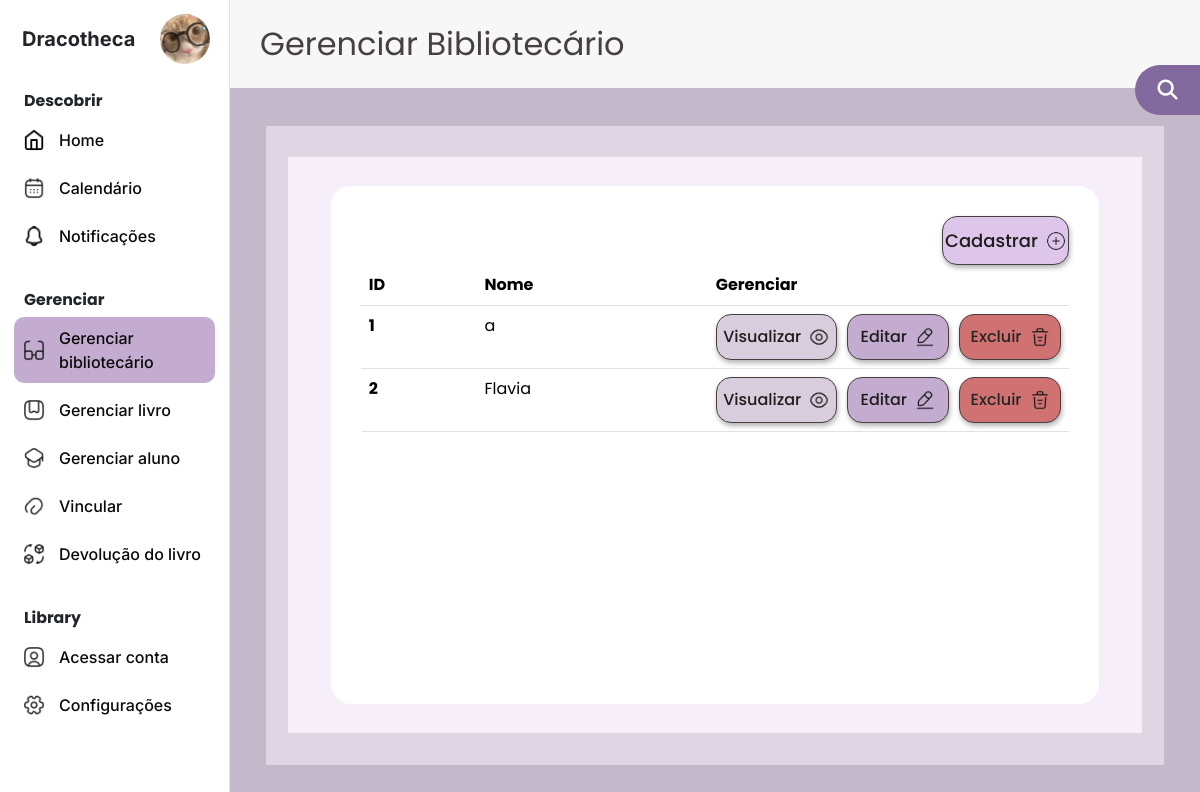
The page /Admin/bibliotecarios.php (signed in) on the database its author committed.
### tables this page shows
CREATE TABLE `bibliotecaria` (
  `ID_BIBLIOT` INT NOT NULL PRIMARY KEY AUTO_INCREMENT,
  `NOME_BIBLIOT` VARCHAR(70) NOT NULL,
  `CPF_BIBLIOT` VARCHAR(11) NOT NULL UNIQUE,
  `GEN_BIBLIOT` CHAR(1) NOT NULL,
  `DTNASC_BIBLIOT` DATE NOT NULL,
  `DTCADASTRO_BIBLIOT` DATE NOT NULL DEFAULT CURRENT_DATE,
  `EMAIL_BIBLIOT` VARCHAR(120) NOT NULL UNIQUE,
  `SEN_BIBLIOT` VARCHAR(200) NOT NULL,
  `TURNO_BIBLIOT` CHAR(1) NOT NULL,
  `FOTO_BIBLIOT` VARCHAR(100) NOT NULL
);

### Admin/bibliotecarios.php (the view, shortened to what this page needs)
<!DOCTYPE html>
<html lang="pt-br">
<head>
    <link rel="stylesheet" href="https://cdnjs.cloudflare.com/ajax/libs/font-awesome/6.6.0/css/all.min.css"/>
    <link rel="stylesheet" href="../src/css/bootstrap.min.css">
    <link rel="stylesheet" href="../src/css/bibliotecarios.css">
    <?php
    include 'conecta_DB.php';
    $search = isset($_GET['search']) ? $_GET['search'] : '';
    if ($search) {
        $query = "SELECT ID_BIBLIOT, NOME_BIBLIOT FROM bibliotecaria WHERE ID_BIBLIOT LIKE ? OR NOME_BIBLIOT LIKE ?";
        $stmt = mysqli_prepare($conn, $query);
        $searchTerm = '%' . $search . '%';
        mysqli_stmt_bind_param($stmt, 'ss', $searchTerm, $searchTerm);
    } else {
        $query = "SELECT ID_BIBLIOT, NOME_BIBLIOT FROM bibliotecaria";
        $stmt = mysqli_prepare($conn, $query);
    }
    mysqli_stmt_execute($stmt);
    $result = mysqli_stmt_get_result($stmt);
    $biblios = mysqli_fetch_all($result, MYSQLI_ASSOC);
    ?>
</head>
<body>
    <nav class="navbar" id="sidebar">
        <?php include "sidebar.php"; ?>
    </nav>
    <div class="container">
        <div class="titulo">
            <h1>Gerenciar Bibliotecário</h1>
        </div>
        <div class="search">
            <button id="open_btn">
                <i id="open_btn_icon" class="fa-solid fa-magnifying-glass"></i>
            </button>
        </div>
        <div class="background1">
            <div class="background2">
                <div class="tabela">
                    <div class="cad">
                        <a href="./cadBibliotecario.php" class="btn cadastrar">
                            Cadastrar <img src="./src/img/icons/add-circle.png" alt="Cadastrar" class="btn-icon">
                        </a>
                    </div>
                    <div class="table-responsive">
                        <table class="table">
                            <colgroup>
                                <col style="width: 20%;">
                                <col style="width: 40%;">
                                <col style="width: 40%;">
                            </colgroup>
                            <thead>
                                <tr>
                                <th scope="col">ID</th>
                                <th scope="col">Nome</th>
                                <th scope="col">Gerenciar</th>
                                </tr>
                            </thead>
                            <tbody>
                                <?php foreach ($biblios as $biblio): ?>
                                    <tr>
                                        <th scope="row"><?php echo $biblio['ID_BIBLIOT']; ?></th>
                                        <td><?php echo $biblio['NOME_BIBLIOT']; ?></td>
                                        <td>
                                            <div class="btns">
                                                <a href="./gerBibliotecario.php?id=<?php echo $biblio['ID_BIBLIOT']; ?>"
                                                    class="btn visualizar">
                                                    Visualizar <img src="./src/img/icons/eye.png" alt="Visualizar"
                                                        class="btn-icon">
                                                </a>
                                                <a href="./editBibliotecario.php?id=<?php echo $biblio['ID_BIBLIOT']; ?>"
                                                    class="btn editar">
                                                    Editar <img src="./src/img/icons/edit-2.png" alt="Editar"
                                                        class="btn-icon">
                                                </a>
                                                <button type="button" class="btn excluir" data-bs-toggle="modal"
                                                    data-bs-target="#excluirLivro<?php echo $biblio['ID_BIBLIOT']; ?>"
                                                    data-id="<?php echo $biblio['ID_BIBLIOT']; ?>">
                                                    Excluir <img src="./src/img/icons/trash.png" alt="Excluir" class="btn-icon">
                                                </button>
                                            </div>
                                        </td>
                                    </tr>
                                <?php endforeach; ?>
                            </tbody>
                        </table>
                    </div>
                </div>
            </div>
        </div>
    </div>
</body>
</html>

### src/css/bibliotecarios.css (style rules this page uses)
* { margin: 0; padding: 0; box-sizing: border-box; font-family: 'Poppins', sans-serif; }
body { display: flex; min-height: 100vh; background-color: #C4B9CA !important; }
.search { display: flex !important; margin-top: -79vh !important; position: fixed; right: -500px; width: 565px; transition: transform 0.5s ease; z-index: 1000 !important; }
#open_btn { display: flex; align-items: center; justify-content: center; width: 65px; height: 50px; background-color: #81689D; border: none; cursor: pointer; border-top-left-radius: 30px; border-bottom-left-radius: 30px; position: relative; transition: transform 0.5s ease; }
#open_btn_icon { font-size: 20px; color: #ffffff; }
.titulo { font-family: "Kalam", cursive; font-weight: 400; color: #464040; position: fixed; top: 0; left: 230px; width: calc(100% - 230px); background-color: #F7F7F7; padding: 20px 30px; z-index: 2; border-bottom: 0px hidden; }
.titulo h1 { font-family: Poppins; margin: 0px; }
.container { display: flex; justify-content: center; align-items: center; min-height: calc(100vh - 100px); padding-top: 90px; margin-left: 230px; }
.background1 { display: flex; justify-content: center; align-items: center; width: 95%; height: 90%; background-color: #DFD6E4; }
.background2 { width: 95%; height: 90%; background-color: #F6EFF9; display: flex; justify-content: center; align-items: center; }
.tabela { width: 90%; height: 90%; background-color: #fff; border-radius: 20px; padding: 30px; }
.table-responsive { width: 100%; margin: 0 auto; border-radius: 20px; }
.btns { display: flex; gap: 10px; }
.btn { display: flex; align-items: center; }
.btn-icon { width: 20px; height: auto; margin-left: 8px; }
.excluir, .editar, .visualizar, .cancelar, .cadastrar { font-size: 16px; font-weight: 500; border-radius: 15px; padding: 10px; border: 1px solid #464040; display: flex; align-items: center; justify-content: center; box-shadow: 1px 3px 5px rgba(0, 0, 0, 0.295); }
.visualizar { color: #1f1c1c; background-color: #D7CDDC; width: 35%; }
.excluir { color: #272525; background-color: #D07272; width: 30%; }
.editar { color: #1f1c1c; background-color: #C3ACD0; width: 30%; }
.cad { display: flex; justify-content: flex-end; }
.cadastrar { color: #1f1c1c; font-size: 18px; background-color: #DDC6EA; width: 18%; }

### src/css/index.css (style rules this page uses)
* { margin: 0; padding: 0; box-sizing: border-box; font-family: 'Poppins', sans-serif; }
body { display: flex; min-height: 100vh; background-color: #ffffff; }
h1 { font-family: "Kalam", cursive; font-weight: 400; color: #464040; }
#sidebar { position: fixed; margin: 0; width: 230px; height: 100vh; display: flex; flex-direction: column; justify-content: space-between; background-color: #ffffff; border-right: 1px solid #E0E0E0; z-index: 1000; overflow-y: auto; }
.search { display: flex; margin-top: 6.5vh; position: fixed; right: -500px; width: 565px; transition: transform 0.5s ease; }
#open_btn { display: flex; align-items: center; justify-content: center; width: 65px; height: 50px; background-color: #81689D; border: none; cursor: pointer; border-top-left-radius: 30px; border-bottom-left-radius: 30px; position: relative; transition: transform 0.5s ease; }
#open_btn_icon { font-size: 20px; color: #ffffff; }

### rows shown on the page
bibliotecaria: ID_BIBLIOT "1", NOME_BIBLIOT "a"
bibliotecaria: ID_BIBLIOT "2", NOME_BIBLIOT "Flavia"
